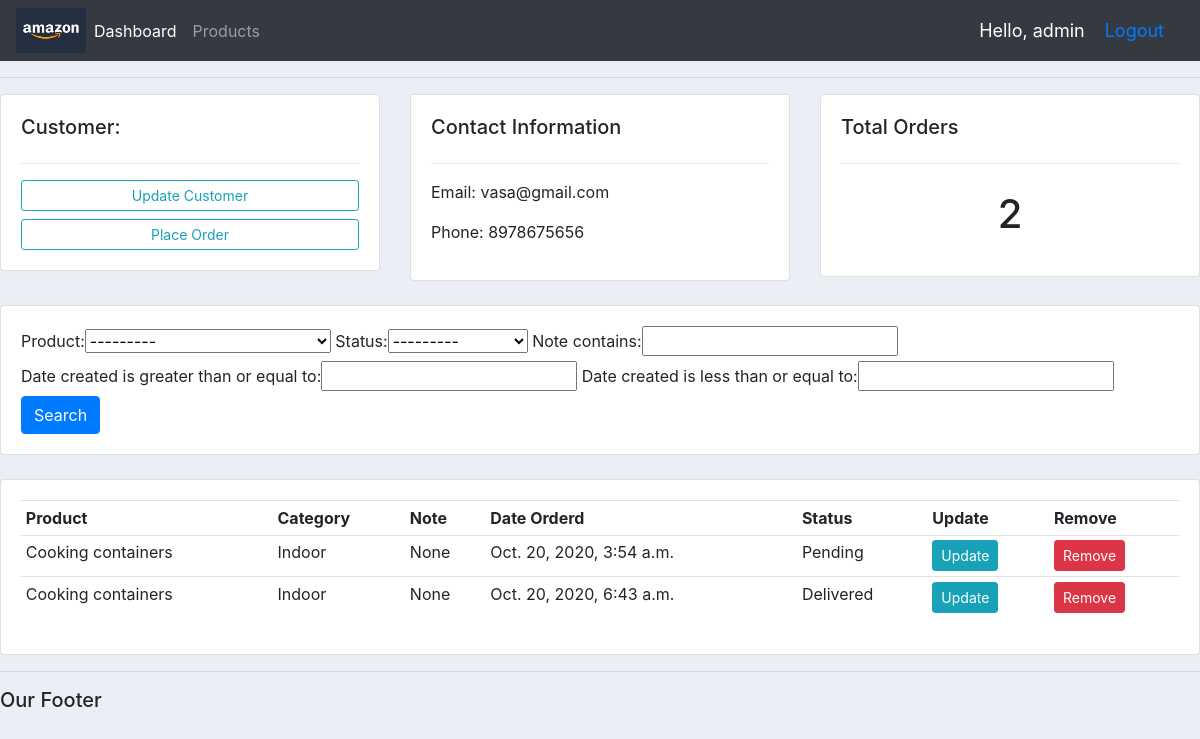
The page /customer/3/ (signed in) on the database its author committed.
### accounts/models.py (models this page shows, shortened)
class Customer(models.Model):
    name = models.CharField(max_length=200, null=True)
    phone = models.CharField(max_length=100, null=True)
    email = models.CharField(max_length=100, null=True)
    date_created = models.DateTimeField(auto_now_add=True, null=True)

class Order(models.Model):
	STATUS = (
			('Pending', 'Pending'),
			('Out for delivery', 'Out for delivery'),
			('Delivered', 'Delivered'),
			)
	customer = models.ForeignKey(Customer,null=True,on_delete=models.SET_NULL)
	product = models.ForeignKey(Product,null=True,on_delete=models.SET_NULL)
	date_created = models.DateTimeField(auto_now_add=True, null=True)
	status = models.CharField(max_length=200, null=True, choices=STATUS)
	note = models.CharField(max_length=200, null=True)

class Product(models.Model):
	CATEGORY = (
			('Indoor', 'Indoor'),
			('Out Door', 'Out Door'),
			)
	name = models.CharField(max_length=200, null=True)
	price = models.FloatField(null=True)
	category = models.CharField(max_length=200, null=True, choices=CATEGORY)
	description = models.CharField(max_length=200, null=True)
	date_created = models.DateTimeField(auto_now_add=True, null=True)
	tags = models.ManyToManyField(Tag)
	def __str__(self):
		return self.name

### accounts/views.py (the view)
# urls.py: path('customer/<int:pk>/',views.customer,name='customer'),
@login_required(login_url='login')
def customer(request,pk):
    customer = Customer.objects.get(id=pk)
    orders = customer.order_set.all()
    order_count = orders.count()
    myFilter = OrderFilter(request.GET, queryset=orders)
    orders = myFilter.qs   #qs-quesryset
    context = {
        'customer': customer,
        'orders': orders,
        'order_count': order_count,
        'myFilter':myFilter,
    }
    return render(request,'accounts/customer.html',context)

### accounts/templates/accounts/customer.html
{% extends 'accounts/main.html' %}
{% block content %}
<div class="row">
	<div class="col-md">
		<div class="card card-body">
			<h5>Customer:</h5>
			<hr>
			<a class="btn btn-outline-info  btn-sm btn-block" href="">Update Customer</a>
			<a class="btn btn-outline-info  btn-sm btn-block" href="{% url 'create_order' customer.id %}">Place Order</a>
		</div>
	</div>
	<div class="col-md">
		<div class="card card-body">
			<h5>Contact Information</h5>
			<hr>
			<p>Email: {{ customer.email }}</p>
			<p>Phone: {{ customer.phone }}</p>
		</div>
	</div>
	<div class="col-md">
		<div class="card card-body">
			<h5>Total Orders</h5>
			<hr>
			<h1 style="text-align: center;padding: 10px">{{ orders.count }}</h1>
		</div>
	</div>
</div>
<br>
<div class="row">
	<div class="col">
		<div class="card card-body">
			<form method="get">
				{{ myFilter.form }}
		    <button class="btn btn-primary" type="submit">Search</button>
		  </form>
		</div>
	</div>
</div>
<br>
<div class="row">
	<div class="col-md">
		<div class="card card-body">
			<table class="table table-sm">
				<tr>
					<th>Product</th>
					<th>Category</th>
					<th>Note</th>
					<th>Date Orderd</th>
					<th>Status</th>
					<th>Update</th>
					<th>Remove</th>
				</tr>
				{% for order in orders %}
					<tr>
						<td>{{order.product}}</td>
						<td>{{order.product.category}}</td>
						<td>{{ order.note }}</td>
						<td>{{order.date_created}}</td>
						<td>{{order.status}}</td>
						<td><a class="btn btn-sm btn-info" href="">Update</a></td>
						<td><a class="btn btn-sm btn-danger" href="">Remove</a></td>
					</tr>
				{% endfor %}
			</table>
		</div>
	</div>
</div>
{% endblock %}

### accounts/templates/accounts/navbar.html (shortened to what this page needs)
{% load static %}
{% block content %}
<nav class="navbar navbar-expand-lg navbar-dark bg-dark">
  <a href="{% url 'home' %}">
      <img src="{% static 'images/img.png' %}" alt="logo" width="70" height="45">
  </a>
  <div class="collapse navbar-collapse" id="navbarNav">
    <ul class="navbar-nav">
      <li class="nav-item active">
        <a class="nav-link" href="{% url 'home' %}">Dashboard</a>
      </li>
      <li class="nav-item">
        <a class="nav-link" href="{% url 'products' %}">Products</a>
      </li>
    </ul>
  </div>
  <span class="hello-msg">Hello, {{ request.user }}</span>
  <span class="hello-msg"><a href="{% url 'logout' %}">Logout</a></span>
</nav>
{% endblock %}

### static/css/main.css (style rules this page uses)
body { background-color: #ebeff5; }

### accounts/templates/accounts/navbar.html (style rules this page uses)
.hello-msg { font-size:18px; color:white; margin-right:20px; }

### rows shown on the page
Customer: email "vasa@gmail.com", phone "8978675656"
Order: product "Cooking containers", product.category "Indoor", note "None", date_created "Oct. 20, 2020, 3:54 a.m.", status "Pending"
Order: product "Cooking containers", product.category "Indoor", note "None", date_created "Oct. 20, 2020, 6:43 a.m.", status "Delivered"

### other values the page prints
{{ request.user }} "admin"
{{ orders.count }} "2"
